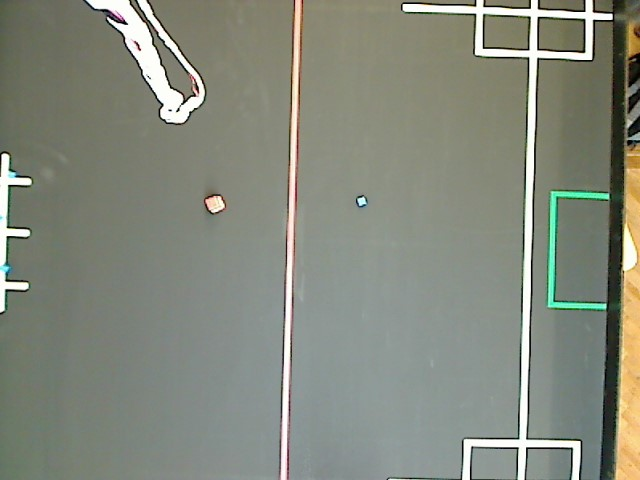
#> input picture test.jpg, 640 x 480 px, found by its file name
$ python InitialDetectionTests.py
#> lines starting #> are read from the running program, lines starting #| are printed output that depends on the picture
print("Hello World")
import numpy as np
import cv2 as cv
from matplotlib import pyplot as plt
img = cv.imread('test.jpg',0)
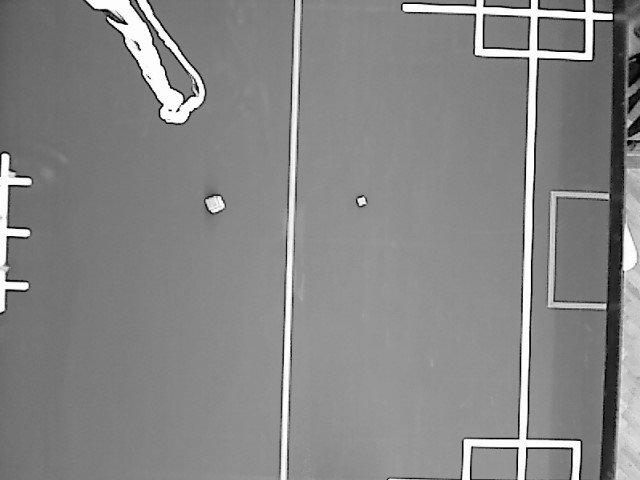
#> img: shape (480, 640); min 0, max 255, mean 134.4
edges = cv.Canny(img,100,200)
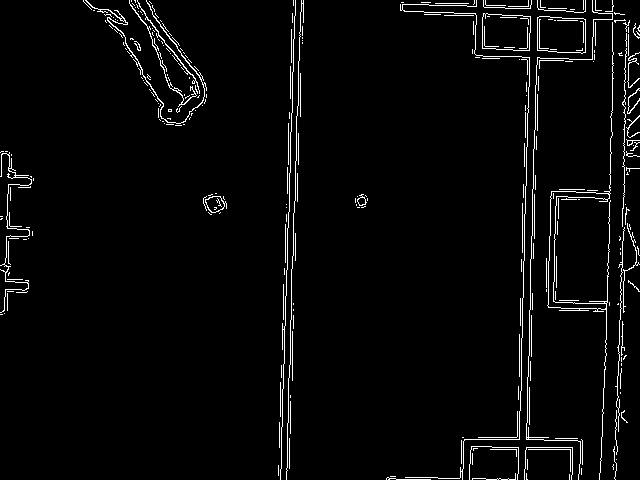
#> edges: shape (480, 640); 3.2% white in thin lines or dots
plt.subplot(121),plt.imshow(img,cmap = 'gray')
plt.title('Original Image'), plt.xticks([]), plt.yticks([])
plt.subplot(122),plt.imshow(edges,cmap = 'gray')
plt.title('Edge Image'), plt.xticks([]), plt.yticks([])
plt.show()
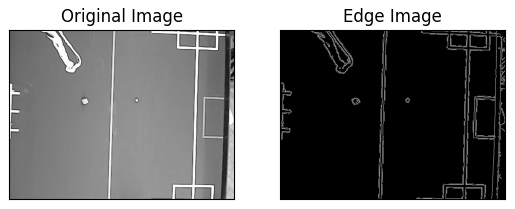
#> figure drawn by matplotlib, 2 panels

'''
# Converts images from BGR to HSV
hsv = cv.cvtColor(img, cv.COLOR_BGR2HSV)
lower_red = np.array([110,50,50])
upper_red = np.array([130,255,255])
# Here we are defining range of bluecolor in HSV
# This creates a mask of blue coloured
# objects found in the frame.
mask = cv.inRange(hsv, lower_red, upper_red)

# The bitwise and of the frame and mask is done so
# that only the blue coloured objects are highlighted
# and stored in res
res = cv.bitwise_and(frame,frame, mask= mask)
cv.imshow('frame',frame)
cv.imshow('mask',mask)
cv.imshow('res',res)

# This displays the frame, mask
# and res which we created in 3 separate windows.
k = cv.waitKey(5) & 0xFF

# Destroys all of the HighGUI windows.
cv.destroyAllWindows() '''
